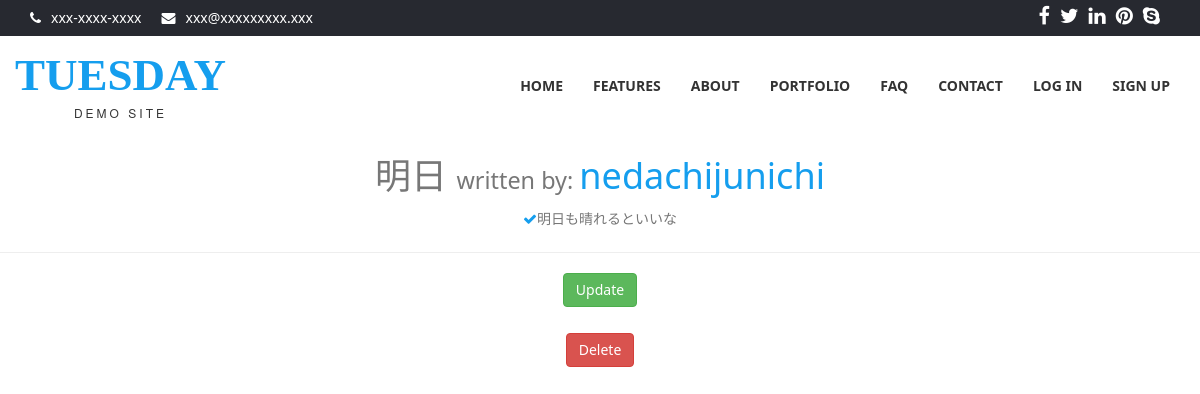
The app's page /post/2/ with its own data.
### blog/models.py (models this page shows, shortened)
class Post(models.Model):
  title = models.CharField(max_length=100)
  content = models.TextField()
  author = models.ForeignKey(User, on_delete=models.CASCADE)
  date_posted = models.DateTimeField(default=timezone.now)

### blog/views.py (the view)
# urls.py: path('post/<int:pk>/', views.PostDetailView.as_view(), name='post-detail'),
class PostDetailView(DetailView):
  model = Post

### blog/templates/blog/post_detail.html (shortened to what this page needs)
{% extends 'account/base.html' %}
{% block body %}
<center>
  <h1>{{ object.title }} <small>written by: </small><span>{{ object.author }}</span></h1>
  <ul class="aboutul">
      <li> <i class="fa fa-check"></i>{{ object.content }}</li>
  </ul>
  <hr>
  <form action="{% url 'post-update' post.id %}">
    <button type="submit" class="btn btn-success slide">Update</button>
  </form>
  <br>
  <form action="{% url 'post-delete' post.id %}">
    <button type="submit" class="btn btn-danger slide">Delete</button>
  </form>
</center>
{% endblock body %}

### records on screen
Post: title "明日", author "nedachijunichi", content "明日も晴れるといいな"
